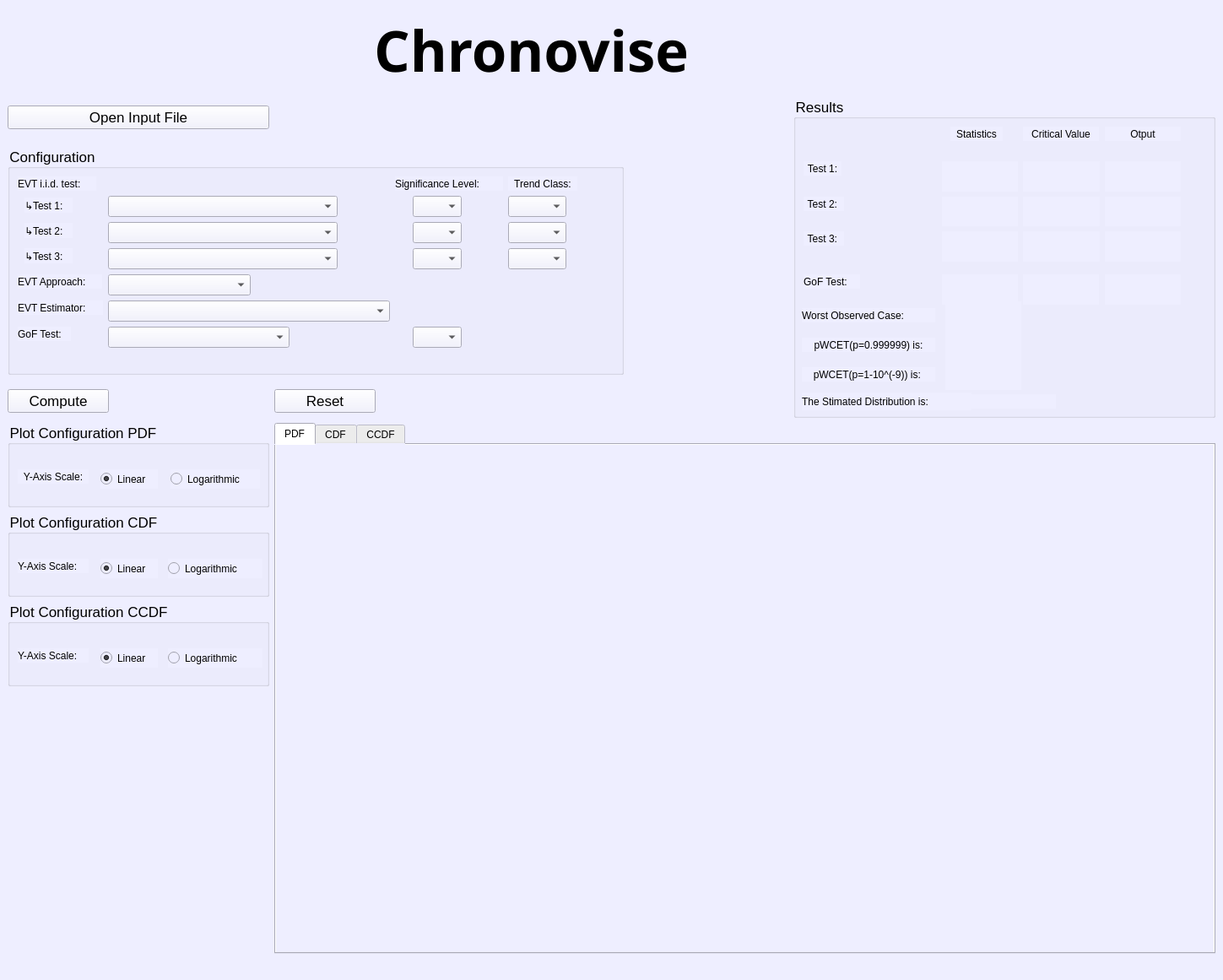
<?xml version="1.0" encoding="UTF-8"?>
<ui version="4.0">
 <class>MainWindow</class>
 <widget class="QMainWindow" name="MainWindow">
  <property name="geometry">
   <rect>
    <x>0</x>
    <y>0</y>
    <width>1449</width>
    <height>1161</height>
   </rect>
  </property>
  <property name="windowTitle">
   <string>MainWindow</string>
  </property>
  <property name="styleSheet">
   <string notr="true">background-color:#EEF;
selection-color: rgb(255, 255, 255);
selection-background-color: qlineargradient(spread:pad, x1:0, y1:0, x2:1, y2:0, stop:0 rgba(0, 0, 0, 255), stop:1 rgba(255, 255, 255, 255));</string>
  </property>
  <widget class="QWidget" name="centralwidget">
   <layout class="QGridLayout" name="gridLayout">
    <item row="7" column="0">
     <widget class="QGroupBox" name="plot_config_2">
      <property name="maximumSize">
       <size>
        <width>16777215</width>
        <height>100</height>
       </size>
      </property>
      <property name="font">
       <font>
        <pointsize>13</pointsize>
       </font>
      </property>
      <property name="title">
       <string>Plot Configuration CDF</string>
      </property>
      <widget class="QLabel" name="y_scale_lbl_2">
       <property name="geometry">
        <rect>
         <x>12</x>
         <y>55</y>
         <width>84</width>
         <height>17</height>
        </rect>
       </property>
       <property name="text">
        <string>Y-Axis Scale:</string>
       </property>
      </widget>
      <widget class="QRadioButton" name="linear_rb_2">
       <property name="geometry">
        <rect>
         <x>110</x>
         <y>55</y>
         <width>68</width>
         <height>23</height>
        </rect>
       </property>
       <property name="text">
        <string>Linear</string>
       </property>
       <property name="checked">
        <bool>true</bool>
       </property>
      </widget>
      <widget class="QRadioButton" name="log_rb_2">
       <property name="geometry">
        <rect>
         <x>190</x>
         <y>55</y>
         <width>112</width>
         <height>23</height>
        </rect>
       </property>
       <property name="text">
        <string>Logarithmic </string>
       </property>
      </widget>
     </widget>
    </item>
    <item row="0" column="0">
     <widget class="QLabel" name="logo_lbl">
      <property name="minimumSize">
       <size>
        <width>20</width>
        <height>20</height>
       </size>
      </property>
      <property name="maximumSize">
       <size>
        <width>100</width>
        <height>100</height>
       </size>
      </property>
      <property name="text">
       <string/>
      </property>
      <property name="pixmap">
       <pixmap resource="images.qrc">:/logos/logo.svg</pixmap>
      </property>
      <property name="scaledContents">
       <bool>true</bool>
      </property>
     </widget>
    </item>
    <item row="0" column="1" colspan="2">
     <widget class="QLabel" name="title_lbl">
      <property name="font">
       <font>
        <family>Ubuntu Condensed</family>
        <pointsize>50</pointsize>
        <weight>75</weight>
        <bold>true</bold>
       </font>
      </property>
      <property name="text">
       <string>Chronovise</string>
      </property>
      <property name="alignment">
       <set>Qt::AlignCenter</set>
      </property>
     </widget>
    </item>
    <item row="6" column="1" rowspan="4" colspan="3">
     <widget class="QTabWidget" name="plot_tab">
      <property name="focusPolicy">
       <enum>Qt::TabFocus</enum>
      </property>
      <property name="currentIndex">
       <number>0</number>
      </property>
      <widget class="QCustomPlot" name="pdf">
       <attribute name="title">
        <string>PDF</string>
       </attribute>
      </widget>
      <widget class="QCustomPlot" name="cdf">
       <attribute name="title">
        <string>CDF</string>
       </attribute>
      </widget>
      <widget class="QCustomPlot" name="ccdf">
       <attribute name="title">
        <string>CCDF</string>
       </attribute>
      </widget>
     </widget>
    </item>
    <item row="1" column="0">
     <widget class="QPushButton" name="input_file_button">
      <property name="font">
       <font>
        <pointsize>13</pointsize>
       </font>
      </property>
      <property name="text">
       <string>Open Input File</string>
      </property>
     </widget>
    </item>
    <item row="8" column="0">
     <widget class="QGroupBox" name="plot_config_3">
      <property name="maximumSize">
       <size>
        <width>16777215</width>
        <height>100</height>
       </size>
      </property>
      <property name="font">
       <font>
        <pointsize>13</pointsize>
       </font>
      </property>
      <property name="title">
       <string>Plot Configuration CCDF</string>
      </property>
      <widget class="QLabel" name="y_scale_lbl_3">
       <property name="geometry">
        <rect>
         <x>12</x>
         <y>55</y>
         <width>84</width>
         <height>17</height>
        </rect>
       </property>
       <property name="text">
        <string>Y-Axis Scale:</string>
       </property>
      </widget>
      <widget class="QRadioButton" name="linear_rb_3">
       <property name="geometry">
        <rect>
         <x>110</x>
         <y>55</y>
         <width>68</width>
         <height>23</height>
        </rect>
       </property>
       <property name="text">
        <string>Linear</string>
       </property>
       <property name="checked">
        <bool>true</bool>
       </property>
      </widget>
      <widget class="QRadioButton" name="log_rb_3">
       <property name="geometry">
        <rect>
         <x>190</x>
         <y>55</y>
         <width>112</width>
         <height>23</height>
        </rect>
       </property>
       <property name="text">
        <string>Logarithmic </string>
       </property>
      </widget>
     </widget>
    </item>
    <item row="3" column="1">
     <widget class="QPushButton" name="reset_button">
      <property name="maximumSize">
       <size>
        <width>120</width>
        <height>16777215</height>
       </size>
      </property>
      <property name="font">
       <font>
        <pointsize>13</pointsize>
       </font>
      </property>
      <property name="text">
       <string>Reset</string>
      </property>
     </widget>
    </item>
    <item row="6" column="0">
     <widget class="QGroupBox" name="plot_config_gb">
      <property name="minimumSize">
       <size>
        <width>310</width>
        <height>0</height>
       </size>
      </property>
      <property name="maximumSize">
       <size>
        <width>16777215</width>
        <height>100</height>
       </size>
      </property>
      <property name="font">
       <font>
        <pointsize>13</pointsize>
       </font>
      </property>
      <property name="title">
       <string>Plot Configuration PDF</string>
      </property>
      <widget class="QRadioButton" name="linear_rb">
       <property name="geometry">
        <rect>
         <x>110</x>
         <y>55</y>
         <width>68</width>
         <height>23</height>
        </rect>
       </property>
       <property name="text">
        <string>Linear</string>
       </property>
       <property name="checkable">
        <bool>true</bool>
       </property>
       <property name="checked">
        <bool>true</bool>
       </property>
      </widget>
      <widget class="QRadioButton" name="log_rb">
       <property name="geometry">
        <rect>
         <x>193</x>
         <y>55</y>
         <width>106</width>
         <height>23</height>
        </rect>
       </property>
       <property name="text">
        <string>Logarithmic </string>
       </property>
      </widget>
      <widget class="QLabel" name="y_scale_lbl">
       <property name="geometry">
        <rect>
         <x>12</x>
         <y>55</y>
         <width>84</width>
         <height>17</height>
        </rect>
       </property>
       <property name="text">
        <string>Y-Axis Scale:</string>
       </property>
       <property name="alignment">
        <set>Qt::AlignCenter</set>
       </property>
      </widget>
     </widget>
    </item>
    <item row="2" column="0" colspan="3">
     <widget class="QGroupBox" name="config_gb">
      <property name="maximumSize">
       <size>
        <width>730</width>
        <height>270</height>
       </size>
      </property>
      <property name="font">
       <font>
        <pointsize>13</pointsize>
       </font>
      </property>
      <property name="locale">
       <locale language="Italian" country="Italy"/>
      </property>
      <property name="title">
       <string>Configuration</string>
      </property>
      <widget class="QComboBox" name="test3_cb">
       <property name="geometry">
        <rect>
         <x>119</x>
         <y>120</y>
         <width>272</width>
         <height>25</height>
        </rect>
       </property>
       <item>
        <property name="text">
         <string/>
        </property>
       </item>
       <item>
        <property name="text">
         <string>Kwiatkowski–Phillips–Schmidt–Shin</string>
        </property>
       </item>
       <item>
        <property name="text">
         <string>Brock–Dechert–Scheinkman</string>
        </property>
       </item>
       <item>
        <property name="text">
         <string>LjungBox</string>
        </property>
       </item>
       <item>
        <property name="text">
         <string>R/S</string>
        </property>
       </item>
      </widget>
      <widget class="QLabel" name="iid_test_lbl">
       <property name="geometry">
        <rect>
         <x>12</x>
         <y>35</y>
         <width>93</width>
         <height>17</height>
        </rect>
       </property>
       <property name="text">
        <string>EVT i.i.d. test:</string>
       </property>
      </widget>
      <widget class="QComboBox" name="trend_class_cb_1">
       <property name="geometry">
        <rect>
         <x>593</x>
         <y>58</y>
         <width>69</width>
         <height>25</height>
        </rect>
       </property>
       <item>
        <property name="text">
         <string/>
        </property>
       </item>
       <item>
        <property name="text">
         <string>Level</string>
        </property>
       </item>
      </widget>
      <widget class="QComboBox" name="sig_lev_cb_2">
       <property name="geometry">
        <rect>
         <x>480</x>
         <y>89</y>
         <width>58</width>
         <height>25</height>
        </rect>
       </property>
       <item>
        <property name="text">
         <string/>
        </property>
       </item>
       <item>
        <property name="text">
         <string>0.01</string>
        </property>
       </item>
       <item>
        <property name="text">
         <string>0.05</string>
        </property>
       </item>
      </widget>
      <widget class="QLabel" name="evt_approach_lbl">
       <property name="geometry">
        <rect>
         <x>12</x>
         <y>151</y>
         <width>100</width>
         <height>17</height>
        </rect>
       </property>
       <property name="text">
        <string>EVT Approach:</string>
       </property>
      </widget>
      <widget class="QComboBox" name="test1_cb">
       <property name="geometry">
        <rect>
         <x>119</x>
         <y>58</y>
         <width>272</width>
         <height>25</height>
        </rect>
       </property>
       <property name="layoutDirection">
        <enum>Qt::LeftToRight</enum>
       </property>
       <property name="autoFillBackground">
        <bool>false</bool>
       </property>
       <item>
        <property name="text">
         <string/>
        </property>
       </item>
       <item>
        <property name="text">
         <string>Kwiatkowski–Phillips–Schmidt–Shin</string>
        </property>
       </item>
       <item>
        <property name="text">
         <string>Brock–Dechert–Scheinkman</string>
        </property>
       </item>
       <item>
        <property name="text">
         <string>LjungBox</string>
        </property>
       </item>
       <item>
        <property name="text">
         <string>R/S</string>
        </property>
       </item>
      </widget>
      <widget class="QComboBox" name="gof_test_cb">
       <property name="geometry">
        <rect>
         <x>119</x>
         <y>213</y>
         <width>215</width>
         <height>25</height>
        </rect>
       </property>
       <item>
        <property name="text">
         <string/>
        </property>
       </item>
       <item>
        <property name="text">
         <string>Kolmogorov-Smirnov</string>
        </property>
       </item>
       <item>
        <property name="text">
         <string>Cramér–von Mises</string>
        </property>
       </item>
       <item>
        <property name="text">
         <string>Anderson-Darling</string>
        </property>
       </item>
       <item>
        <property name="text">
         <string>Modified Anderson-Darling</string>
        </property>
       </item>
      </widget>
      <widget class="QLabel" name="test2_lbl">
       <property name="geometry">
        <rect>
         <x>20</x>
         <y>90</y>
         <width>57</width>
         <height>18</height>
        </rect>
       </property>
       <property name="text">
        <string>↳Test 2:</string>
       </property>
      </widget>
      <widget class="QLabel" name="test1_lbl">
       <property name="geometry">
        <rect>
         <x>20</x>
         <y>60</y>
         <width>57</width>
         <height>18</height>
        </rect>
       </property>
       <property name="text">
        <string>↳Test 1:</string>
       </property>
      </widget>
      <widget class="QLabel" name="sig_lev_lbl">
       <property name="geometry">
        <rect>
         <x>459</x>
         <y>35</y>
         <width>128</width>
         <height>17</height>
        </rect>
       </property>
       <property name="text">
        <string>Significance Level: </string>
       </property>
      </widget>
      <widget class="QComboBox" name="sig_lev_cb_4">
       <property name="geometry">
        <rect>
         <x>480</x>
         <y>213</y>
         <width>58</width>
         <height>25</height>
        </rect>
       </property>
       <item>
        <property name="text">
         <string/>
        </property>
       </item>
       <item>
        <property name="text">
         <string>0.01</string>
        </property>
       </item>
       <item>
        <property name="text">
         <string>0.05</string>
        </property>
       </item>
      </widget>
      <widget class="QLabel" name="evt_estimator_lbl">
       <property name="geometry">
        <rect>
         <x>12</x>
         <y>182</y>
         <width>101</width>
         <height>17</height>
        </rect>
       </property>
       <property name="text">
        <string>EVT Estimator:</string>
       </property>
      </widget>
      <widget class="QComboBox" name="trend_class_cb_3">
       <property name="geometry">
        <rect>
         <x>593</x>
         <y>120</y>
         <width>69</width>
         <height>25</height>
        </rect>
       </property>
       <item>
        <property name="text">
         <string/>
        </property>
       </item>
       <item>
        <property name="text">
         <string>Level</string>
        </property>
       </item>
      </widget>
      <widget class="QComboBox" name="test2_cb">
       <property name="geometry">
        <rect>
         <x>119</x>
         <y>89</y>
         <width>272</width>
         <height>25</height>
        </rect>
       </property>
       <item>
        <property name="text">
         <string/>
        </property>
       </item>
       <item>
        <property name="text">
         <string>Kwiatkowski–Phillips–Schmidt–Shin</string>
        </property>
       </item>
       <item>
        <property name="text">
         <string>Brock–Dechert–Scheinkman</string>
        </property>
       </item>
       <item>
        <property name="text">
         <string>LjungBox</string>
        </property>
       </item>
       <item>
        <property name="text">
         <string>R/S</string>
        </property>
       </item>
      </widget>
      <widget class="QLabel" name="test3_lbl">
       <property name="geometry">
        <rect>
         <x>20</x>
         <y>120</y>
         <width>57</width>
         <height>18</height>
        </rect>
       </property>
       <property name="text">
        <string>↳Test 3:</string>
       </property>
      </widget>
      <widget class="QComboBox" name="sig_lev_cb_3">
       <property name="geometry">
        <rect>
         <x>480</x>
         <y>120</y>
         <width>58</width>
         <height>25</height>
        </rect>
       </property>
       <item>
        <property name="text">
         <string/>
        </property>
       </item>
       <item>
        <property name="text">
         <string>0.01</string>
        </property>
       </item>
       <item>
        <property name="text">
         <string>0.05</string>
        </property>
       </item>
      </widget>
      <widget class="QLabel" name="gof_test_lbl">
       <property name="geometry">
        <rect>
         <x>12</x>
         <y>213</y>
         <width>63</width>
         <height>17</height>
        </rect>
       </property>
       <property name="text">
        <string>GoF Test:</string>
       </property>
      </widget>
      <widget class="QLabel" name="trend_kpss_lbl">
       <property name="geometry">
        <rect>
         <x>593</x>
         <y>35</y>
         <width>82</width>
         <height>17</height>
        </rect>
       </property>
       <property name="text">
        <string>Trend Class:</string>
       </property>
       <property name="alignment">
        <set>Qt::AlignCenter</set>
       </property>
      </widget>
      <widget class="QComboBox" name="evt_approach_cb">
       <property name="geometry">
        <rect>
         <x>119</x>
         <y>151</y>
         <width>169</width>
         <height>25</height>
        </rect>
       </property>
       <item>
        <property name="text">
         <string/>
        </property>
       </item>
       <item>
        <property name="text">
         <string>Block-Maxima</string>
        </property>
       </item>
       <item>
        <property name="text">
         <string>Peak-over-Threshold</string>
        </property>
       </item>
      </widget>
      <widget class="QComboBox" name="sig_lev_cb_1">
       <property name="geometry">
        <rect>
         <x>480</x>
         <y>58</y>
         <width>58</width>
         <height>25</height>
        </rect>
       </property>
       <item>
        <property name="text">
         <string/>
        </property>
       </item>
       <item>
        <property name="text">
         <string>0.01</string>
        </property>
       </item>
       <item>
        <property name="text">
         <string>0.05</string>
        </property>
       </item>
      </widget>
      <widget class="QComboBox" name="trend_class_cb_2">
       <property name="geometry">
        <rect>
         <x>593</x>
         <y>89</y>
         <width>69</width>
         <height>25</height>
        </rect>
       </property>
       <item>
        <property name="text">
         <string/>
        </property>
       </item>
       <item>
        <property name="text">
         <string>Level</string>
        </property>
       </item>
      </widget>
      <widget class="QComboBox" name="evt_estimator_cb">
       <property name="geometry">
        <rect>
         <x>119</x>
         <y>182</y>
         <width>334</width>
         <height>25</height>
        </rect>
       </property>
       <item>
        <property name="text">
         <string/>
        </property>
       </item>
       <item>
        <property name="text">
         <string>Probability Weighted Moments</string>
        </property>
       </item>
       <item>
        <property name="text">
         <string>Maximum Likelihood Estimation</string>
        </property>
       </item>
       <item>
        <property name="text">
         <string>Generalized Maximum Likelihood Estimation</string>
        </property>
       </item>
      </widget>
     </widget>
    </item>
    <item row="3" column="0">
     <widget class="QPushButton" name="compute_button">
      <property name="maximumSize">
       <size>
        <width>120</width>
        <height>16777215</height>
       </size>
      </property>
      <property name="font">
       <font>
        <pointsize>13</pointsize>
       </font>
      </property>
      <property name="text">
       <string>Compute</string>
      </property>
     </widget>
    </item>
    <item row="1" column="3" rowspan="3">
     <widget class="QGroupBox" name="result_gb">
      <property name="minimumSize">
       <size>
        <width>500</width>
        <height>380</height>
       </size>
      </property>
      <property name="maximumSize">
       <size>
        <width>400</width>
        <height>16777215</height>
       </size>
      </property>
      <property name="font">
       <font>
        <pointsize>13</pointsize>
       </font>
      </property>
      <property name="cursor">
       <cursorShape>ArrowCursor</cursorShape>
      </property>
      <property name="mouseTracking">
       <bool>false</bool>
      </property>
      <property name="title">
       <string>Results</string>
      </property>
      <widget class="QLabel" name="test1_res_lbl">
       <property name="geometry">
        <rect>
         <x>12</x>
         <y>76</y>
         <width>45</width>
         <height>17</height>
        </rect>
       </property>
       <property name="text">
        <string>Test 1:</string>
       </property>
       <property name="alignment">
        <set>Qt::AlignCenter</set>
       </property>
      </widget>
      <widget class="QLabel" name="test2_res_lbl">
       <property name="geometry">
        <rect>
         <x>12</x>
         <y>118</y>
         <width>48</width>
         <height>17</height>
        </rect>
       </property>
       <property name="text">
        <string>Test 2: </string>
       </property>
       <property name="alignment">
        <set>Qt::AlignCenter</set>
       </property>
      </widget>
      <widget class="QLabel" name="test_res_lbl">
       <property name="geometry">
        <rect>
         <x>12</x>
         <y>159</y>
         <width>48</width>
         <height>17</height>
        </rect>
       </property>
       <property name="text">
        <string>Test 3: </string>
       </property>
       <property name="alignment">
        <set>Qt::AlignCenter</set>
       </property>
      </widget>
      <widget class="QLabel" name="output_lbl">
       <property name="geometry">
        <rect>
         <x>369</x>
         <y>35</y>
         <width>90</width>
         <height>17</height>
        </rect>
       </property>
       <property name="text">
        <string>Otput</string>
       </property>
       <property name="alignment">
        <set>Qt::AlignCenter</set>
       </property>
      </widget>
      <widget class="QLabel" name="test1_output_lbl">
       <property name="geometry">
        <rect>
         <x>369</x>
         <y>76</y>
         <width>90</width>
         <height>36</height>
        </rect>
       </property>
       <property name="text">
        <string/>
       </property>
       <property name="alignment">
        <set>Qt::AlignCenter</set>
       </property>
      </widget>
      <widget class="QLabel" name="test2_output_lbl">
       <property name="geometry">
        <rect>
         <x>369</x>
         <y>118</y>
         <width>90</width>
         <height>35</height>
        </rect>
       </property>
       <property name="text">
        <string/>
       </property>
       <property name="alignment">
        <set>Qt::AlignCenter</set>
       </property>
      </widget>
      <widget class="QLabel" name="test3_output_lbl">
       <property name="geometry">
        <rect>
         <x>369</x>
         <y>159</y>
         <width>90</width>
         <height>36</height>
        </rect>
       </property>
       <property name="text">
        <string/>
       </property>
       <property name="alignment">
        <set>Qt::AlignCenter</set>
       </property>
      </widget>
      <widget class="QLabel" name="critical_value_lbl">
       <property name="geometry">
        <rect>
         <x>272</x>
         <y>35</y>
         <width>90</width>
         <height>17</height>
        </rect>
       </property>
       <property name="text">
        <string>Critical Value</string>
       </property>
       <property name="alignment">
        <set>Qt::AlignCenter</set>
       </property>
      </widget>
      <widget class="QLabel" name="test1_c_v_lbl">
       <property name="geometry">
        <rect>
         <x>272</x>
         <y>76</y>
         <width>91</width>
         <height>36</height>
        </rect>
       </property>
       <property name="text">
        <string/>
       </property>
       <property name="alignment">
        <set>Qt::AlignCenter</set>
       </property>
      </widget>
      <widget class="QLabel" name="test2_c_v_lbl">
       <property name="geometry">
        <rect>
         <x>272</x>
         <y>118</y>
         <width>91</width>
         <height>35</height>
        </rect>
       </property>
       <property name="text">
        <string/>
       </property>
       <property name="alignment">
        <set>Qt::AlignCenter</set>
       </property>
      </widget>
      <widget class="QLabel" name="test3_c_v_lbl">
       <property name="geometry">
        <rect>
         <x>272</x>
         <y>159</y>
         <width>91</width>
         <height>36</height>
        </rect>
       </property>
       <property name="text">
        <string/>
       </property>
       <property name="alignment">
        <set>Qt::AlignCenter</set>
       </property>
      </widget>
      <widget class="QLabel" name="statistic_lbl">
       <property name="geometry">
        <rect>
         <x>186</x>
         <y>35</y>
         <width>62</width>
         <height>17</height>
        </rect>
       </property>
       <property name="text">
        <string>Statistics</string>
       </property>
       <property name="alignment">
        <set>Qt::AlignCenter</set>
       </property>
      </widget>
      <widget class="QLabel" name="test1_st_lbl">
       <property name="geometry">
        <rect>
         <x>176</x>
         <y>76</y>
         <width>90</width>
         <height>36</height>
        </rect>
       </property>
       <property name="text">
        <string/>
       </property>
       <property name="alignment">
        <set>Qt::AlignCenter</set>
       </property>
      </widget>
      <widget class="QLabel" name="test2_st_lbl">
       <property name="geometry">
        <rect>
         <x>176</x>
         <y>118</y>
         <width>90</width>
         <height>35</height>
        </rect>
       </property>
       <property name="text">
        <string/>
       </property>
       <property name="alignment">
        <set>Qt::AlignCenter</set>
       </property>
      </widget>
      <widget class="QLabel" name="test3_st_lbl">
       <property name="geometry">
        <rect>
         <x>176</x>
         <y>159</y>
         <width>90</width>
         <height>36</height>
        </rect>
       </property>
       <property name="text">
        <string/>
       </property>
       <property name="alignment">
        <set>Qt::AlignCenter</set>
       </property>
      </widget>
      <widget class="QLabel" name="w_case_lbl">
       <property name="geometry">
        <rect>
         <x>10</x>
         <y>250</y>
         <width>158</width>
         <height>17</height>
        </rect>
       </property>
       <property name="text">
        <string>Worst Observed Case:</string>
       </property>
       <property name="alignment">
        <set>Qt::AlignLeading|Qt::AlignLeft|Qt::AlignVCenter</set>
       </property>
      </widget>
      <widget class="QLabel" name="lbl_res_pwcet_103_lbl">
       <property name="geometry">
        <rect>
         <x>10</x>
         <y>285</y>
         <width>158</width>
         <height>17</height>
        </rect>
       </property>
       <property name="text">
        <string>pWCET(p=0.999999) is:</string>
       </property>
       <property name="alignment">
        <set>Qt::AlignCenter</set>
       </property>
      </widget>
      <widget class="QLabel" name="lbl_res_pwcet_109_lbl">
       <property name="geometry">
        <rect>
         <x>10</x>
         <y>320</y>
         <width>158</width>
         <height>17</height>
        </rect>
       </property>
       <property name="text">
        <string>pWCET(p=1-10^(-9)) is: </string>
       </property>
       <property name="alignment">
        <set>Qt::AlignCenter</set>
       </property>
      </widget>
      <widget class="QLabel" name="lbl_res_pwcet_103">
       <property name="geometry">
        <rect>
         <x>180</x>
         <y>277</y>
         <width>90</width>
         <height>35</height>
        </rect>
       </property>
       <property name="text">
        <string/>
       </property>
       <property name="alignment">
        <set>Qt::AlignLeading|Qt::AlignLeft|Qt::AlignVCenter</set>
       </property>
      </widget>
      <widget class="QLabel" name="lbl_res_pwcet_104">
       <property name="geometry">
        <rect>
         <x>180</x>
         <y>312</y>
         <width>90</width>
         <height>35</height>
        </rect>
       </property>
       <property name="autoFillBackground">
        <bool>false</bool>
       </property>
       <property name="text">
        <string/>
       </property>
       <property name="alignment">
        <set>Qt::AlignLeading|Qt::AlignLeft|Qt::AlignVCenter</set>
       </property>
      </widget>
      <widget class="QLabel" name="wtime_lbl">
       <property name="geometry">
        <rect>
         <x>180</x>
         <y>242</y>
         <width>90</width>
         <height>35</height>
        </rect>
       </property>
       <property name="text">
        <string/>
       </property>
      </widget>
      <widget class="QLabel" name="gof_test_result_lbl">
       <property name="geometry">
        <rect>
         <x>12</x>
         <y>210</y>
         <width>67</width>
         <height>17</height>
        </rect>
       </property>
       <property name="text">
        <string>GoF Test:</string>
       </property>
      </widget>
      <widget class="QLabel" name="gof_ouput_lbl">
       <property name="geometry">
        <rect>
         <x>369</x>
         <y>210</y>
         <width>90</width>
         <height>36</height>
        </rect>
       </property>
       <property name="text">
        <string/>
       </property>
       <property name="alignment">
        <set>Qt::AlignHCenter|Qt::AlignTop</set>
       </property>
      </widget>
      <widget class="QLabel" name="distribution_type_lbl">
       <property name="geometry">
        <rect>
         <x>10</x>
         <y>350</y>
         <width>201</width>
         <height>21</height>
        </rect>
       </property>
       <property name="text">
        <string>The Stimated Distribution is:</string>
       </property>
      </widget>
      <widget class="QLabel" name="type_lbl">
       <property name="geometry">
        <rect>
         <x>210</x>
         <y>352</y>
         <width>101</width>
         <height>17</height>
        </rect>
       </property>
       <property name="text">
        <string/>
       </property>
       <property name="scaledContents">
        <bool>false</bool>
       </property>
      </widget>
      <widget class="QLabel" name="test4_c_v_lbl">
       <property name="geometry">
        <rect>
         <x>272</x>
         <y>210</y>
         <width>90</width>
         <height>36</height>
        </rect>
       </property>
       <property name="text">
        <string/>
       </property>
       <property name="alignment">
        <set>Qt::AlignLeading|Qt::AlignLeft|Qt::AlignTop</set>
       </property>
      </widget>
      <widget class="QLabel" name="test4_st_lbl">
       <property name="geometry">
        <rect>
         <x>176</x>
         <y>210</y>
         <width>90</width>
         <height>36</height>
        </rect>
       </property>
       <property name="text">
        <string/>
       </property>
       <property name="alignment">
        <set>Qt::AlignLeading|Qt::AlignLeft|Qt::AlignTop</set>
       </property>
      </widget>
     </widget>
    </item>
   </layout>
  </widget>
  <widget class="QStatusBar" name="statusBar"/>
 </widget>
 <customwidgets>
  <customwidget>
   <class>QCustomPlot</class>
   <extends>QWidget</extends>
   <header>qcustomplot.h</header>
   <container>1</container>
  </customwidget>
 </customwidgets>
 <resources>
  <include location="images.qrc"/>
 </resources>
 <connections/>
</ui>
